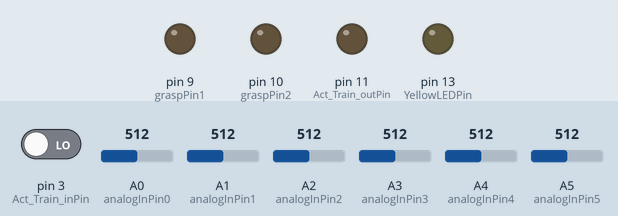
This sketch was run on a simulated Arduino Uno, built with avr-gcc and run on an emulated ATmega328P. Parts: output pins drawn as LEDs (lit = HIGH). Inputs (shaded band) come from the test bench; at power-on: pin 3 (Act_Train_inPin) LOW, A1 (analogInPin1) = 512, A0 (analogInPin0) = 512, A2 (analogInPin2) = 512, A3 (analogInPin3) = 512, A4 (analogInPin4) = 512, A5 (analogInPin5) = 512. What the sketch prints to the serial monitor is not drawn.

Above: at 1.2 s.
1.3 s: pin 3 (Act_Train_inPin) driven HIGH
At 2.4 s:
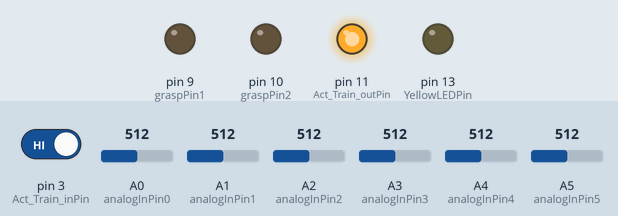
5.8 s: A1 (analogInPin1) set to 104
At 7.4 s:
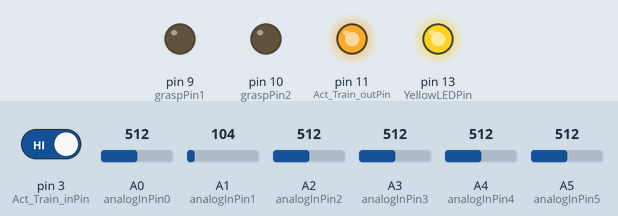
7.8 s: A1 (analogInPin1) set to 87
Timing chart, 0 to 22.8 s (numbered marks = the images above; inputs shaded):
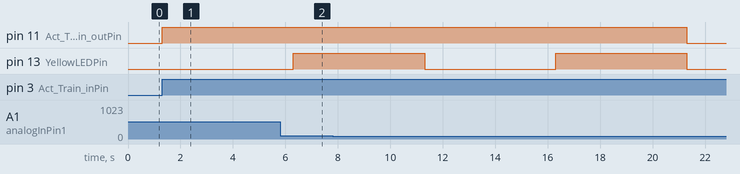

The sketch:

HighBasicCollabML_v5_120219.ino
```cpp
/* THIS CODE should codify the analog signals to tell Python when training mode 1 starts and stops, similarly to mode 2, and then activation  mode */
/* For Python to communicate with this code, please read:
      0 0 0 0 0 0 as Iddle mode
      1 0 0 0 0 0 as label mode for grasp 1 training
      0 1 0 0 0 0 as label mode for grasp 2 training
      0 0 1 0 0 0 as ML prediction model
      Any other combinations as ML prediction mode

as of right now, the silence needs to be filled with 0 0 0 0 0 0 => to be fixed next time*/

// to declare for Blue LED or train/activation mode
  int Act_Train_inPin = 3;         // the number of the input pin
  int Act_Train_outPin = 11;       // the number of the output pin

  int Act_train_state = LOW;      // the current Act_train_state of the output pin
  int Act_train_reading;           // the current Act_train_reading from the input pin
  int ActTrain_prev = LOW;    // the ActTrain_prev Act_train_reading from the input pin

  // the follow variables are long's because the Act_Train_time, measured in miliseconds,
  // will quickly become a bigger number than can be stored in an int.
  long Act_Train_time = 0;         // the last Act_Train_time the output pin was toggled
  long Act_Train_debounce = 200;   // the Act_Train_debounce Act_Train_time, increase if the output flickers

// to declare for Yellow LED or grasping modes
  // constants won't change. Used here to set a pin number:
  const int YellowLEDPin =  LED_BUILTIN;// the number of the LED pin

  // Variables will change:
  int YellowState = LOW;             // YellowState used to set the LED

  // Generally, you should use "unsigned long" for variables that hold time
  // The value will quickly become too large for an int to store
  unsigned long prevYellowMillis = 0;        // will store last time LED was updated

  // constants will change depends on grasping state
  long Yellowinterval = 0;           // Yellowinterval at which to blink (milliseconds)

  unsigned long nextstop = 0;

// to declare thresholds
  // These constants won't change. They're used to give names to the pins used:
  const int graspPin1 =  9;      // the number of the grasping mode 1 activation
  const int graspPin2 =  10;      // the number of the grasping mode 2 activation

  const int analogInPin0 = A0;  // Analog input pin that the potentiometer is attached to
  const int analogInPin1 = A1;  // Analog input pin that the potentiometer is attached to
  const int analogInPin2 = A2;  // Analog input pin that the potentiometer is attached to
  const int analogInPin3 = A3;  // Analog input pin that the for EMG1
  const int analogInPin4 = A4;  // Analog input pin that the for EMG2
  const int analogInPin5 = A5;  // Analog input for EMG3 (FIFTH position from left, await real time confirmation)
  unsigned long currenttime;

  double Ac1 = 0;      // value read from the pot
  double Ac2 = 0;      // value read from the pot
  double Ac3 = 0;      // value read from the pot
  double EMG1 = 0;      // value read from the pot
  double EMG2 = 0;      // value read from the pot
  double EMG3 = 0;      // value read from the pot

  double Ac1M1 = 0;      // value read from the pot
  double Ac2M1 = 0;      // value read from the pot
  double Ac3M1 = 0;      // value read from the pot
  double EMG1M1 = 0;      // value read from the pot
  double EMG2M1 = 0;      // value read from the pot
  double EMG3M1 = 0;      // value read from the pot

  double Ac1M2 = 0;      // value read from the pot
  double Ac2M2 = 0;      // value read from the pot
  double Ac3M2 = 0;      // value read from the pot
  double EMG1M2 = 0;      // value read from the pot
  double EMG2M2 = 0;      // value read from the pot
  double EMG3M2 = 0;      // value read from the pot

  double M1ax_Ac1 = 0;
  double M1ax_Ac2 = 0;
  double M1ax_Ac3 = 0;
  double M2ax_Ac1 = 0;
  double M2ax_Ac2 = 0;
  double M2ax_Ac3 = 0;
  double M1in_Ac1 = 0;
  double M1in_Ac2 = 0;
  double M1in_Ac3 = 0;
  double M2in_Ac1 = 0;
  double M2in_Ac2 = 0;
  double M2in_Ac3 = 0;

  double M1ax_EMG1 = 0;
  double M1ax_EMG2 = 0;
  double M1ax_EMG3 = 0;
  double M2ax_EMG1 = 0;
  double M2ax_EMG2 = 0;
  double M2ax_EMG3 = 0;
  double M1in_EMG1 = 0;
  double M1in_EMG2 = 0;
  double M1in_EMG3 = 0;
  double M2in_EMG1 = 0;
  double M2in_EMG2 = 0;
  double M2in_EMG3 = 0;

void setup()
{
  // for train/act
  pinMode(Act_Train_inPin, INPUT);
  pinMode(Act_Train_outPin, OUTPUT);

  // for grasping
  pinMode(YellowLEDPin, OUTPUT);

  // for threshold
  Serial.begin(2000000);  //probably boadrate here
  // initialize the Grasping pins as outputs:
  pinMode(graspPin1, OUTPUT);
  pinMode(graspPin2, OUTPUT);

      Serial.begin(115200);
      Serial.print(0); // this will tell Python to not to label anything, stop activation mode
      Serial.print("\t");
      Serial.print(0);
      Serial.print("\t");
      Serial.print(1);
      Serial.print("\t");
      Serial.print(0);
      Serial.print("\t");
      Serial.print(0);
      Serial.print("\t");
      Serial.println(0);

}

void loop()
{
  Act_train_reading = digitalRead(Act_Train_inPin);

  // if the input just went from LOW and HIGH and we've waited long enough
  // to ignore any noise on the circuit, toggle the output pin and remember
  // the Act_Train_time
  if (Act_train_reading == HIGH && ActTrain_prev == LOW && millis() - Act_Train_time > Act_Train_debounce) {
    if (Act_train_state == HIGH) {
      Act_train_state = LOW; }
    else {
      Act_train_state = HIGH;}

    Act_Train_time = millis();
  }

  digitalWrite(Act_Train_outPin, Act_train_state); //or the blue LED
  ActTrain_prev = Act_train_reading;


  // start training
  if (Act_train_state == HIGH)
    {
      // start rest calibration
      Serial.print(0); // this will tell Python to not to label anything, stop activation mode
      Serial.print("\t");
      Serial.print(0);
      Serial.print("\t");
      Serial.print(0);
      Serial.print("\t");
      Serial.print(0);
      Serial.print("\t");
      Serial.print(0);
      Serial.print("\t");
      Serial.println(0);

          nextstop = millis() + 5000; //pause 5 seconds to prepare user in training mode 1
          while (millis() < nextstop)
       {
        digitalWrite(YellowLEDPin, LOW); // this is when we will calibrate rest mode for 10s if necessary
       }
        digitalWrite(YellowLEDPin, HIGH); // this signals the end of rest train mode and start grasp mode 1
                  Serial.print(1);  // this tells pyhton to start labeling mode 1
                  Serial.print("\t");
                  Serial.print(0);
                  Serial.print("\t");
                  Serial.print(0);
                  Serial.print("\t");
                  Serial.print(0);
                  Serial.print("\t");
                  Serial.print(0);
                  Serial.print("\t");
                  Serial.println(0);


    // train grasp mode 1 for 5s, turn on yellow LED for 5s
          nextstop = millis() + 5000;
          while (millis() < nextstop)
           {
            digitalWrite(YellowLEDPin, HIGH); // this is when we will calibrate grasp mode 1 for 5s

              Ac1M1 = 2  + analogRead(analogInPin0); // accelerometer channel 1
              Ac2M1 = 2  + analogRead(analogInPin1); // accelerometer channel 2
              Ac3M1 = 2  + analogRead(analogInPin2); // accelerometer channel 3
              EMG1M1 = 2  + analogRead(analogInPin3); // EMG channel 1
              EMG2M1 = 2  + analogRead(analogInPin4); // EMG channel 2
              EMG3M1 = 2  + analogRead(analogInPin5); // EMG channel 3

              Serial.print(Ac1M1);
              Serial.print("\t");
              Serial.print(Ac2M1);
              Serial.print("\t");
              Serial.print(Ac3M1);
              Serial.print("\t");
              Serial.print(EMG1M1);
              Serial.print("\t");
              Serial.print(EMG2M1);
              Serial.print("\t");
              Serial.println(EMG3M1);

              // define standard thresholds for Grasping mode 1
                // let's define max
                if (Ac1M1 > M1ax_Ac1) { M1ax_Ac1 = Ac1M1;}
                if (Ac2M1 > M1ax_Ac2) { M1ax_Ac2 = Ac2M1;}
                if (Ac3M1 > M1ax_Ac3) { M1ax_Ac3 = Ac3M1;}
                if (EMG1M1 > M1ax_EMG1) { M1ax_EMG1 = EMG1M1;}
                if (EMG2M1 > M1ax_EMG2) { M1ax_EMG2 = EMG2M1;}
                if (EMG3M1 > M1ax_EMG3) { M1ax_EMG3 = EMG3M1;}

                // let's define min
                if (Ac1M1 < M1in_Ac1) { M1in_Ac1 = Ac1M1;}
                if (Ac2M1 < M1in_Ac2) { M1in_Ac2 = Ac2M1;}
                if (Ac3M1 < M1in_Ac3) { M1in_Ac3 = Ac3M1;}
                if (EMG1M1 < M1in_EMG1) { M1in_EMG1 = EMG1M1;}
                if (EMG2M1 < M1in_EMG2) { M1in_EMG2 = EMG2M1;}
                if (EMG3M1 < M1in_EMG3) { M1in_EMG3 = EMG3M1;}
           }
            digitalWrite(YellowLEDPin, LOW); // this signals the end of grasp mode 1
                  Serial.print(0); //  this will  tell  python to stop all labeling until other values are seen
                  Serial.print("\t");
                  Serial.print(0);
                  Serial.print("\t");
                  Serial.print(0);
                  Serial.print("\t");
                  Serial.print(0);
                  Serial.print("\t");
                  Serial.print(0);
                  Serial.print("\t");
                  Serial.println(0);

    // start break between modes for 5s
      nextstop = millis() + 5000;
      while (millis() < nextstop)
       {
        digitalWrite(YellowLEDPin, LOW); // this is when we will stop grasping mode 1 for 10s if necessary

       }
        digitalWrite(YellowLEDPin, HIGH); // this signals the end of grasping mode 1 and start grasp mode 2
                  Serial.print(0);
                  Serial.print("\t");
                  Serial.print(1); // this tells python to start labeling input for train mode 2
                  Serial.print("\t");
                  Serial.print(0);
                  Serial.print("\t");
                  Serial.print(0);
                  Serial.print("\t");
                  Serial.print(0);
                  Serial.print("\t");
                  Serial.println(0);

    // train grasp mode 2 for 5s, turn on yellow LED for 5s
          nextstop = millis() + 5000;
          while (millis() < nextstop)
           {
            digitalWrite(YellowLEDPin, HIGH); // this is when we will calibrate grasp mode 2 for 5s

                Ac1M2 = 2  + analogRead(analogInPin0);
                Ac2M2 = 2  + analogRead(analogInPin1);
                Ac3M2 = 2  + analogRead(analogInPin2);
                EMG1M2 = 2  + analogRead(analogInPin3);
                EMG2M2 = 2  + analogRead(analogInPin4);
                EMG3M2 = 2  + analogRead(analogInPin5);

                Serial.print(Ac1M2);
                Serial.print('\t');
                Serial.print(Ac2M2);
                Serial.print('\t');
                Serial.print(Ac3M2);
                Serial.print('\t');
                Serial.print(EMG1M2);
                Serial.print('\t');
                Serial.print(EMG2M2);
                Serial.print('\t');
                Serial.println(EMG3M2);

              // define standard thresholds for Grasping mode 2
                // let's define max
                if (Ac1M2 > M2ax_Ac1) { M2ax_Ac1 = Ac1M2;}
                if (Ac2M2 > M2ax_Ac2) { M2ax_Ac2 = Ac2M2;}
                if (Ac3M2 > M2ax_Ac3) { M2ax_Ac3 = Ac3M2;}
                if (EMG1M2 > M2ax_EMG1) { M2ax_EMG1 = EMG1M2;}
                if (EMG2M2 > M2ax_EMG2) { M2ax_EMG2 = EMG2M2;}
                if (EMG3M2 > M2ax_EMG3) { M2ax_EMG3 = EMG3M2;}

                // let's define min
                if (Ac1M2 < M2in_Ac1) { M2in_Ac1 = Ac1M2;}
                if (Ac2M2 < M2in_Ac2) { M2in_Ac2 = Ac2M2;}
                if (Ac3M2 < M2in_Ac3) { M2in_Ac3 = Ac3M2;}
                if (EMG1M2 < M2in_EMG1) { M2in_EMG1 = EMG1M2;}
                if (EMG2M2 < M2in_EMG2) { M2in_EMG2 = EMG2M2;}
                if (EMG3M2 < M2in_EMG3) { M2in_EMG3 = EMG3M2;}
           }
            digitalWrite(YellowLEDPin, LOW); // this signals the end of grasp mode 2


        Act_train_state = LOW; // this signals the end of all train mode
                  Serial.print(0);
                  Serial.print("\t");
                  Serial.print(0);
                  Serial.print("\t");
                  Serial.print(1); // this  tells pynthon to switch from labeling mode 2 into prediction mode
                  Serial.print("\t");
                  Serial.print(0);
                  Serial.print("\t");
                  Serial.print(0);
                  Serial.print("\t");
                  Serial.println(0);

    }
 // start controlling
     // read the analog in value:
    Ac1 = 2  + analogRead(analogInPin0);
    Ac2 = 2  + analogRead(analogInPin1);
    Ac3 = 2  + analogRead(analogInPin2);
    EMG1 = 2  + analogRead(analogInPin3);
    EMG2 = 2  + analogRead(analogInPin4);
    EMG3 = 2  + analogRead(analogInPin5);

    // let's print out Serial here to double check proper analog signals
      Serial.print(Ac1);
      Serial.print("\t");
      Serial.print(Ac2);
      Serial.print("\t");
      Serial.print(Ac3);
      Serial.print("\t");
      Serial.print(EMG1);
      Serial.print("\t");
      Serial.print(EMG2);
      Serial.print("\t");
      Serial.println(EMG3);
//
//  // check for mode 1
//      if (Ac1 > M2in_Ac1 && Ac1 < M2ax_Ac1 && Ac2 > M2in_Ac2 && Ac2 < M2ax_Ac2 && Ac3 > M2in_Ac3 && Ac3 < M2ax_Ac3 &&
//        EMG1 > M2in_EMG1 && EMG1 < M2ax_EMG1 && EMG2 > M2in_EMG2 && EMG2 < M2ax_EMG2 && EMG3 > M2in_EMG3 && EMG3 < M2ax_EMG3)
//       {
//        // Act mode 1 (pin out 10,  red)
//        digitalWrite(graspPin1, HIGH);
//        digitalWrite(graspPin2, LOW);
//        delay(2000);
//       }
//       else
//       {
//
//    // check for mode 2
//    if (Ac1 > M1in_Ac1 && Ac1 < M1ax_Ac1 && Ac2 > M1in_Ac2 && Ac2 < M1ax_Ac2 && Ac3 > M1in_Ac3 && Ac3 < M1ax_Ac3 &&
//        EMG1 > M1in_EMG1 && EMG1 < M1ax_EMG1 && EMG2 > M1in_EMG2 && EMG2 < M1ax_EMG2 && EMG3 > M1in_EMG3 && EMG3 < M1ax_EMG3)
//       {
//        // Act mode 2 (pin out 9, green)
//        digitalWrite(graspPin2, HIGH);
//        digitalWrite(graspPin1, LOW);
//        delay(2000);
//        }
//        else
//       {
//        // Rest mode
//        digitalWrite(graspPin2, LOW);
//        digitalWrite(graspPin1, LOW);
//       }
//       }
}
```

Measured:
- after the input at 1.3 s, pin 11 (Act_Train_outPin): LOW → HIGH at once
